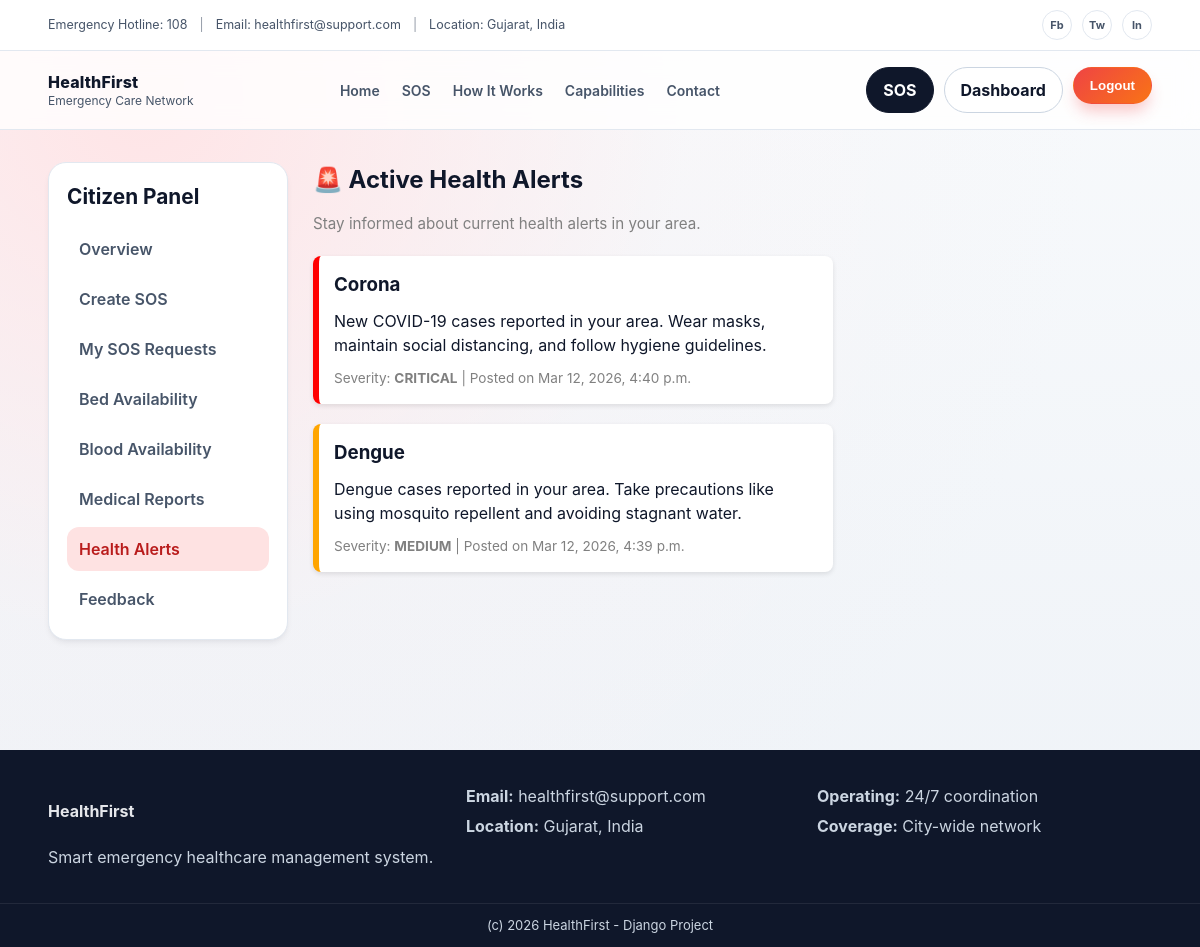
Page /alerts/citizen/ (signed in) on the committed database.
### alerts/models.py (models this page shows, shortened)
class Alert(models.Model):
    SEVERITY_CHOICES = (
        ("LOW", "Low"),
        ("MEDIUM", "Medium"),
        ("CRITICAL", "Critical"),
    )
    title = models.CharField(max_length=200)
    message = models.TextField()
    severity = models.CharField(max_length=10, choices=SEVERITY_CHOICES, default="LOW")
    created_by = models.ForeignKey(User, on_delete=models.CASCADE)
    created_at = models.DateTimeField(auto_now_add=True)
    is_active = models.BooleanField(default=True)

### alerts/views.py (the view)
# urls.py: path("citizen/", views.citizen_alerts, name="citizen_alerts"),
@login_required
def citizen_alerts(request):
    alerts = Alert.objects.all().order_by("-created_at")
    return render(request, "alerts/citizen_alerts.html", {"alerts": alerts})

### templates/alerts/citizen_alerts.html (shortened to what this page needs)
{% extends 'base.html' %}
{% block content %}
<section class="dash">
<div class="container dash-layout">
<aside class="dash-sidebar">
  <div class="dash-brand">Citizen Panel</div>
  <nav class="dash-menu">
        <a href="{% url 'dashboard' %}">Overview</a>
        <a href="{% url 'raise_sos' %}">Create SOS</a>
        <a href="{% url 'citizen_sos_status' %}">My SOS Requests</a>
        <a href="{% url 'hospitals:view_beds' %}">Bed Availability</a>
        <a href="{% url 'bloodbank:view_bloods' %}">Blood Availability</a>
        <a href="{% url 'my_reports' %}">Medical Reports</a>
        <a href="{% url 'citizen_alerts' %}" class="active">Health Alerts</a>
        <a href="{% url 'feedback:submit_feedback' %}">Feedback</a>
  </nav>
</aside>
<div class="dash-content">
<div class="dash-head">
<h1>🚨 Active Health Alerts</h1>
<p class="muted">Stay informed about current health alerts in your area.</p>
</div>
{% for alert in alerts %}
  <div class="alert-card {% if alert.severity == 'CRITICAL' %}critical{% elif alert.severity == 'MEDIUM' %}medium{% else %}low{% endif %}">
    <h3>{{ alert.title }}</h3>
    <p>{{ alert.message }}</p>
    <small>
      Severity: <strong>{{ alert.severity }}</strong> |
      Posted on {{ alert.created_at|date:"M d, Y, g:i a" }}
    </small>
  </div>
{% empty %}
  <p>No active alerts available.</p>
{% endfor %}
</div>
</div>
</section>
{% endblock %}

### static/css/main.css (style rules this page uses)
:root { --brand: #ef4444; --brand-dark: #c81e1e; --midnight: #0f172a; --slate: #475569; --bg: #f7fafc; --panel: #ffffff; --border: #e2e8f0; --shadow: 0 20px 25px -5px rgba(15, 23, 42, 0.1), 0 8px 10px -6px rgba(15, 23, 42, 0.05); --shadow-soft: 0 4px 6px -1px rgba(15, 23, 42, 0.06), 0 2px 4px -2px rgba(15, 23, 42, 0.04); }
* { box-sizing: border-box; -webkit-font-smoothing: antialiased; }
body { margin: 0; font-family: 'Inter', Manrope, "Segoe UI", Arial, sans-serif; color: var(--midnight); background: radial-gradient(circle at 12% 10%, #ffe4e6 0%, rgba(255, 228, 230, 0.1) 40%, transparent 70%), linear-gradient(180deg, #f8fafc 0%, #eef2f7 100%); line-height: 1.5; }
a { text-decoration: none; color: inherit; transition: all 0.2s ease; }
.container { width: min(1150px, 92%); margin: auto; }
.dash { padding: 32px 0 70px; }
.dash-layout { display: grid; grid-template-columns: 240px 1fr; gap: 20px; align-items: start; }
.dash-content { width:100%; min-width:0; }
.dash-sidebar { background: var(--panel); border: 1px solid var(--border); border-radius: 18px; padding: 18px; box-shadow: var(--shadow-soft); position: sticky; top: 110px; height: fit-content; align-self: start; }
.dash-brand { font-weight: 800; margin-bottom: 14px; }
.dash-menu { display: flex; flex-direction: column; gap: 6px; }
.dash-menu a { padding: 10px 12px; border-radius: 12px; font-weight: 600; color: var(--slate); }
.dash-menu a.active { background: #fee2e2; color: #b91c1c; }

### templates/alerts/citizen_alerts.html (style rules this page uses)
.dash-layout { display:flex; gap:25px; align-items:flex-start; }
.dash-sidebar { width:240px; flex-shrink:0; }
.dash-sidebar .dash-brand { font-weight:bold; font-size:1.3em; margin-bottom:15px; }
.dash-content { flex:1; }
.dash-head h1 { margin:0; }
.dash-head .muted { color:gray; font-size:0.95em; margin-bottom:20px; }
.alert-card { background-color:#fff; padding:15px; margin-bottom:20px; border-radius:8px; box-shadow:0 2px 5px rgba(0,0,0,0.1); border-left:6px solid green; max-width:520px; }
.alert-card.critical { border-left-color:red; }
.alert-card.medium { border-left-color:orange; }
.alert-card h3 { margin:0 0 10px 0; }
.alert-card p { margin:0 0 8px 0; }
.alert-card small { color:gray; font-size:0.85em; }

### rows in the picture
Alert: title "Corona", message "New COVID-19 cases reported in your area. Wear masks, maintain social distancing, and follow hygiene guidelines.", severity "CRITICAL", created_at "Mar 12, 2026, 4:40 p.m."
Alert: title "Dengue", message "Dengue cases reported in your area. Take precautions like using mosquito repellent and avoiding stagnant water.", severity "MEDIUM", created_at "Mar 12, 2026, 4:39 p.m."
